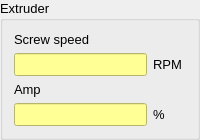
         <widget class="QGroupBox" name="Extruder_GroupBox">
          <property name="maximumSize">
           <size>
            <width>200</width>
            <height>16777215</height>
           </size>
          </property>
          <property name="font">
           <font>
            <pointsize>10</pointsize>
           </font>
          </property>
          <property name="title">
           <string>Extruder</string>
          </property>
          <layout class="QVBoxLayout" name="verticalLayout_5">
           <item>
            <layout class="QGridLayout" name="gridLayout_3">
             <item row="1" column="0">
              <widget class="QLineEdit" name="ScrewSpeed_LE">
               <property name="enabled">
                <bool>true</bool>
               </property>
               <property name="font">
                <font>
                 <pointsize>10</pointsize>
                 <weight>50</weight>
                 <bold>false</bold>
                </font>
               </property>
               <property name="styleSheet">
                <string notr="true">background-color: rgb(255, 255, 149);</string>
               </property>
               <property name="readOnly">
                <bool>true</bool>
               </property>
              </widget>
             </item>
             <item row="3" column="0">
              <widget class="QLineEdit" name="ExtruderAmp_LE">
               <property name="enabled">
                <bool>true</bool>
               </property>
               <property name="font">
                <font>
                 <pointsize>10</pointsize>
                 <weight>50</weight>
                 <bold>false</bold>
                </font>
               </property>
               <property name="styleSheet">
                <string notr="true">background-color: rgb(255, 255, 149);</string>
               </property>
               <property name="readOnly">
                <bool>true</bool>
               </property>
              </widget>
             </item>
             <item row="3" column="1">
              <widget class="QLabel" name="UnitAmpExtruder_LB">
               <property name="font">
                <font>
                 <pointsize>10</pointsize>
                </font>
               </property>
               <property name="text">
                <string>%</string>
               </property>
              </widget>
             </item>
             <item row="1" column="1">
              <widget class="QLabel" name="UnitScrewSpeed_LB">
               <property name="font">
                <font>
                 <pointsize>10</pointsize>
                </font>
               </property>
               <property name="text">
                <string>RPM </string>
               </property>
              </widget>
             </item>
             <item row="0" column="0">
              <widget class="QLabel" name="UnitPStartLB_4">
               <property name="font">
                <font>
                 <pointsize>10</pointsize>
                </font>
               </property>
               <property name="text">
                <string>Screw speed</string>
               </property>
              </widget>
             </item>
             <item row="2" column="0">
              <widget class="QLabel" name="label_13">
               <property name="font">
                <font>
                 <pointsize>10</pointsize>
                </font>
               </property>
               <property name="text">
                <string>Amp</string>
               </property>
              </widget>
             </item>
            </layout>
           </item>
          </layout>
         </widget>
